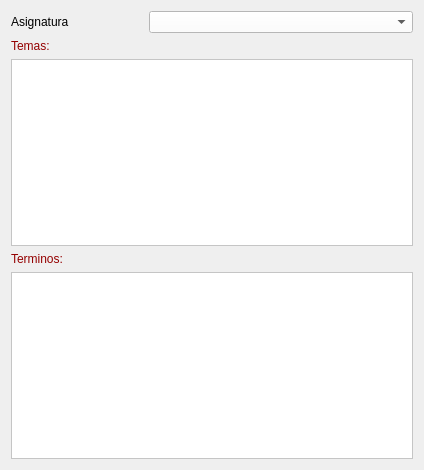
<?xml version="1.0" encoding="UTF-8"?>
<ui version="4.0">
 <class>listaForm</class>
 <widget class="QWidget" name="listaForm">
  <property name="geometry">
   <rect>
    <x>0</x>
    <y>0</y>
    <width>424</width>
    <height>470</height>
   </rect>
  </property>
  <property name="windowTitle">
   <string>Form</string>
  </property>
  <layout class="QGridLayout" name="gridLayout">
   <item row="1" column="0" colspan="3">
    <layout class="QVBoxLayout" name="verticalLayout_2">
     <item>
      <widget class="QLabel" name="label_2">
       <property name="styleSheet">
        <string notr="true">font: 700 9pt &quot;Segoe UI&quot;;
color: rgb(148, 0, 0);</string>
       </property>
       <property name="text">
        <string>Temas:</string>
       </property>
      </widget>
     </item>
     <item>
      <widget class="QTableWidget" name="tblTemas">
       <property name="styleSheet">
        <string notr="true">background-color: rgb(255, 255, 255);</string>
       </property>
      </widget>
     </item>
    </layout>
   </item>
   <item row="2" column="0" colspan="3">
    <layout class="QVBoxLayout" name="verticalLayout">
     <item>
      <widget class="QLabel" name="label_3">
       <property name="styleSheet">
        <string notr="true">font: 700 9pt &quot;Segoe UI&quot;;
color: rgb(148, 0, 0);</string>
       </property>
       <property name="text">
        <string>Terminos:</string>
       </property>
      </widget>
     </item>
     <item>
      <widget class="QTableWidget" name="tblTerminos">
       <property name="styleSheet">
        <string notr="true">background-color: rgb(255, 255, 255);</string>
       </property>
      </widget>
     </item>
    </layout>
   </item>
   <item row="0" column="0">
    <widget class="QLabel" name="label">
     <property name="text">
      <string>Asignatura</string>
     </property>
    </widget>
   </item>
   <item row="0" column="1" colspan="2">
    <widget class="QComboBox" name="cmbAsignaturas">
     <property name="styleSheet">
      <string notr="true">background-color: rgb(255, 255, 255);</string>
     </property>
    </widget>
   </item>
  </layout>
 </widget>
 <resources/>
 <connections/>
</ui>
